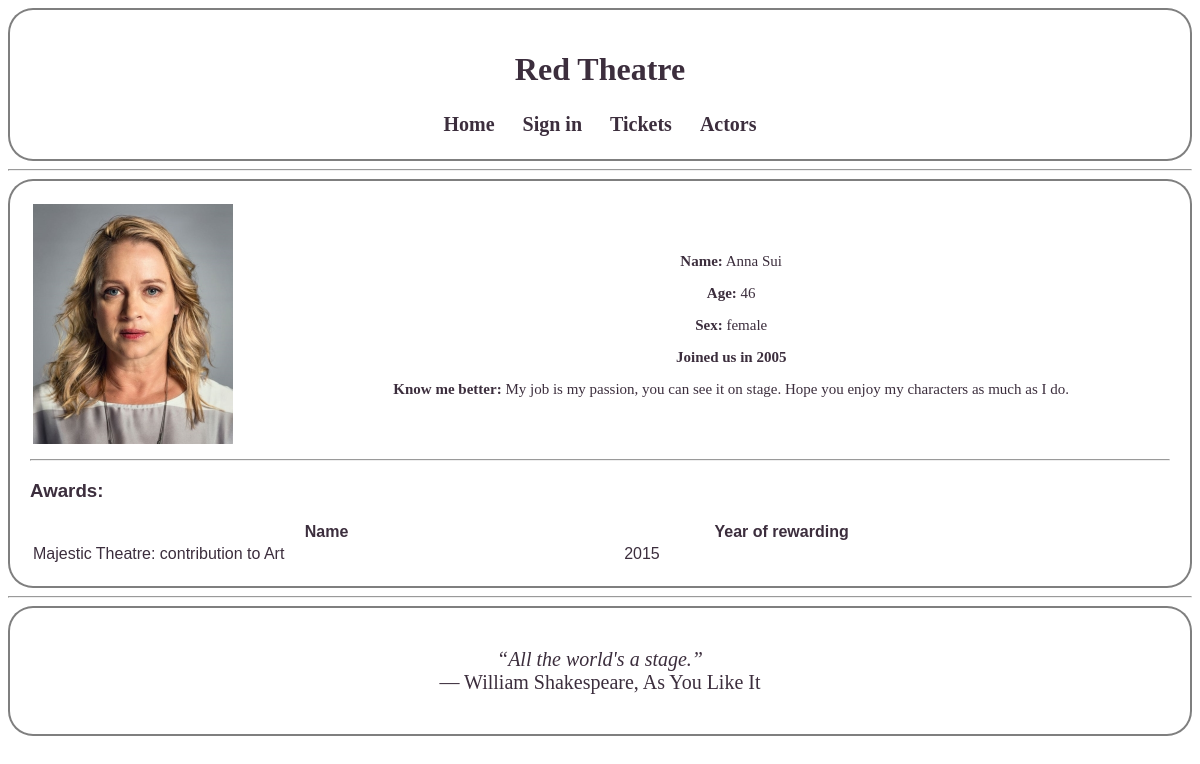
The app's page /act/2 with its own data.
### models.py (models this page shows, shortened)
class Employee(db.Model):
    id = db.Column(db.Integer, primary_key=True, autoincrement=True)
    name = db.Column(db.String(64))
    birth = db.Column(db.DateTime)
    hire_date = db.Column(db.DateTime)
    sex = db.Column(db.String(1))
    payment = db.Column(db.Integer)
    children = db.Column(db.Integer)

class Actor(db.Model):
    employee_id = db.Column(db.Integer, db.ForeignKey('employee.id'), primary_key=True)
    employee = db.relationship("Employee", backref=db.backref('actors', lazy=True))
    height = db.Column(db.Integer)
    weight = db.Column(db.Integer)
    voice_range = db.Column(db.Integer, db.ForeignKey('voice.id'))
    best_genre = db.Column(db.Integer, db.ForeignKey('genre.id'))
    about = db.Column(db.String(1000))

class Award(db.Model):
    id = db.Column(db.Integer, primary_key=True, autoincrement=True)
    actor_id = db.Column(db.Integer, db.ForeignKey('actor.employee_id'))
    award = db.Column(db.String(500))
    date = db.Column(db.DateTime)

### app.py (the view)
@app.route('/act/<actor_id>')
def actor_page(actor_id):
    actor = models.Actor.query.filter_by(employee_id=actor_id).first()
    actor_awards = models.Award.query.filter_by(actor_id=actor_id).order_by(models.Award.date).all()
    actor_info = dict()
    name = str(models.Employee.query.get(actor.employee_id).name)
    age = datetime.date.today().year - models.Employee.query.get(actor.employee_id).birth.year
    sex = str(models.Employee.query.get(actor.employee_id).sex)
    sex = 'female' if sex == 'f' else 'male'
    actor_info['name'] = name
    actor_info['age'] = age
    actor_info['sex'] = sex
    actor_info['about'] = str(actor.about)
    actor_info['hire'] = models.Employee.query.get(actor.employee_id).hire_date.year
    actor_info['genre'] = str(models.Genre.query.get(actor.best_genre))
    actor_info['voice'] = str(models.Voice.query.get(actor.voice_range))
    actor_info['photo_id'] = actors_photos_dir + str(actor.employee_id) + ".png"
    actor_awards = actor_awards if len(actor_awards) > 0 else None
    return render_template('act/actor_page.html', title=name, actor=actor_info, awards=actor_awards)

### models.py (called while the page is built)
    def __repr__(self):
        return self.name

    def __repr__(self):
        return self.name

### templates/act/actor_page.html
{% extends "base.html" %}
{% block content %}
<div id="actor_page">
    <table style="width:100%">
            <tr>
                <td><img src={{ actor.photo_id }} width=200></td>
                <td><div id="info">
                    <p><b>Name:</b> {{ actor.name }}</p>
                    <p><b>Age:</b> {{ actor.age }}</p>
                    <p><b>Sex:</b> {{ actor.sex }}</p>
                    <p><b>Joined us in {{ actor.hire }}</b></p>
                    <p><b>Know me better:</b> {{ actor.about }}</p>
                </div></td>
            </tr>
    </table>
    {% if awards %}
    <hr>
    <h3>Awards:</h3>
    <table style="width:80%">
            <div id="awards">
            <tr>
                <th>Name</th>
                <th>Year of rewarding</th>
            </tr>
        {% for award in awards %}
            <tr>
                <td>{{ award.award }}</td>
                <td>{{ award.date.year }}</td>
            </tr>
        {% endfor %}
            </div>
    </table>
    {% endif %}
    </div>
{% endblock %}

### static/style.css (style rules this page uses)
body { color: #3C2E3D; background-image: url("/static/images/body.png"); background-repeat: no-repeat; background-size: cover; }
#info { font-family: Georgia; font-size: 15px; text-align: center; }
#awards { font-family: Georgia; font-size: 15px; text-align: center; }

### records on screen
Employee: name "Anna Sui"
Actor: about "My job is my passion, you can see it on stage. Hope you enjoy my characters as much as I do."
Award: award "Majestic Theatre: contribution to Art", date.year "2015"

### other values on screen
{{ actor.age }} "46"
{{ actor.sex }} "female"
{{ actor.hire }} "2005"
